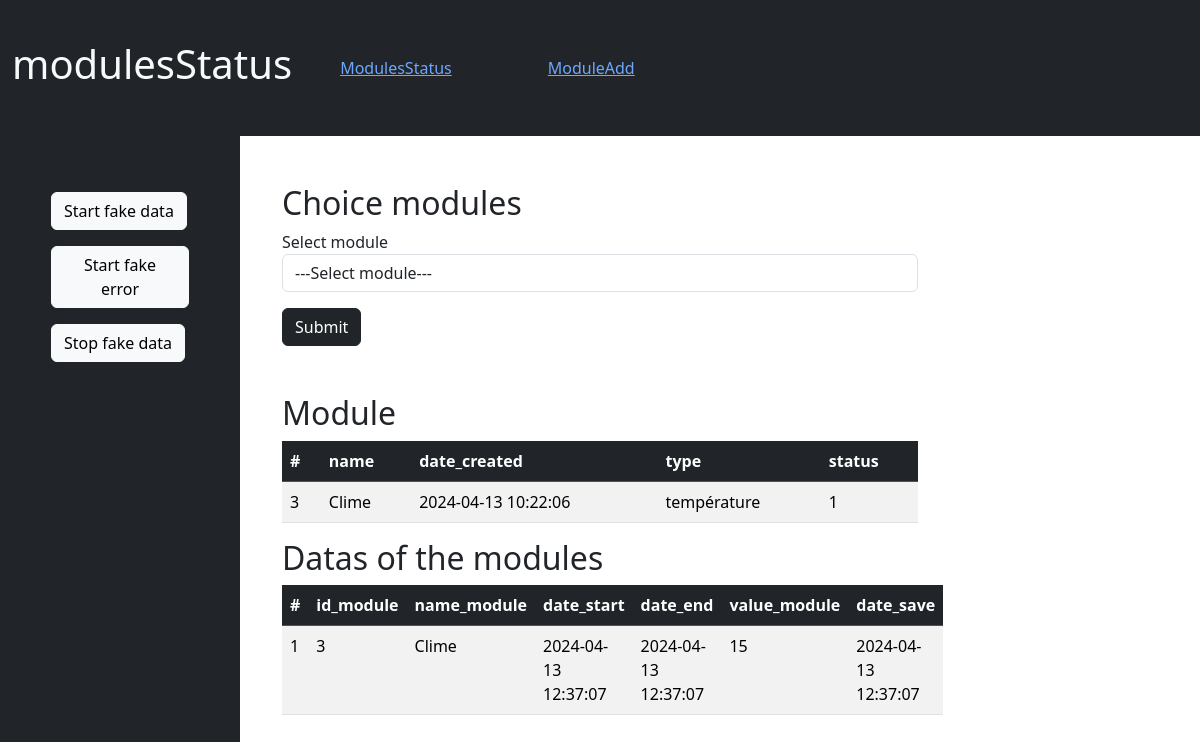
The app's page /index.php?page=modulesStatus with its own data.
### tables this page shows
CREATE TABLE `modules` (
  `id` int(11) NOT NULL,
  `name` varchar(255) NOT NULL,
  `date_created` datetime NOT NULL DEFAULT current_timestamp(),
  `type` varchar(255) NOT NULL,
  `status` tinyint(1) NOT NULL DEFAULT 1
);

CREATE TABLE `datas` (
  `id_datas` int(11) NOT NULL,
  `id_modules` int(11) NOT NULL,
  `date_start` datetime NOT NULL,
  `date_end` datetime NOT NULL,
  `value_modules` text NOT NULL,
  `date_save_value` datetime NOT NULL
);

### controller/Db.php (called while the page is built, shortened)
<?php
class Db
{
    private $pdo;
    public function __construct()
    {
        try {
            return $this->pdo = new PDO('mysql:host=localhost;dbname=moduleapp;charset=utf8', 'root', '');
        }catch (PDOException $e){
            die($e);
        }
    }
    protected function selectModules()
    {
        try {
            $query = "SELECT * FROM modules";
            $statement = $this->pdo->query($query);
            return $statement->fetchAll(PDO::FETCH_ASSOC);
        } catch (PDOException $e) {
            die("Erreur : " . $e->getMessage());
        }
    }
    protected function selectDatas()
    {
        try {
            $query = "SELECT datas.*, modules.name FROM datas JOIN modules ON datas.id_modules = modules.id";
            $statement = $this->pdo->query($query);
            return $statement->fetchAll(PDO::FETCH_ASSOC);
        } catch (PDOException $e) {
            die("Erreur : " . $e->getMessage());
        }
    }
}

### controller/ModulesStatus.php (called while the page is built, shortened)
<?php
include 'Db.php';
class ModulesStatus extends Db {
    public static function getModules(){
        return (new Db)->selectModules();
    }
    public static function getDatas(){
        return (new Db)->selectDatas();
    }
}

### view/modulesStatus.php (the view, shortened to what this page needs)
<?php
include './controller/ModulesStatus.php';
$modules = ModulesStatus::getModules();
$datas = ModulesStatus::getDatas();
?>
<h2>Choice modules</h2>
<form method="post" class="mb-5">
    <div class="form-group">
        <label for="select">Select module</label>
        <select id="select" class="form-control" aria-description="select the module" name="selected_module">
            <option>---Select module---</option>
            <?php
            for ($i = 0; $i < count($modules); $i++){
                var_dump($modules[$i]);
            }
            ?>
        </select>
    </div>
    <button type="submit" class="btn btn-dark mt-3">Submit</button>
</form>
<h2>Module</h2>
<table class="table table-striped">
    <thead class="table-dark">
    <tr>
        <th scope="col">#</th>
        <th scope="col">name</th>
        <th scope="col">date_created</th>
        <th scope="col">type</th>
        <th scope="col">status</th>
    </tr>
    </thead>
    <tbody>
    <?php
    for ($i = 0; $i < count($modules); $i++){
        ?>
        <tr>
            <td><?= $modules[$i]['id'] ?></td>
            <td><?= $modules[$i]['name'] ?></td>
            <td><?= $modules[$i]['date_created'] ?></td>
            <td><?= $modules[$i]['type'] ?></td>
            <td><?= $modules[$i]['status'] ?></td>
        </tr>
        <?php
    }
    ?>
    </tbody>
</table>
<h2>Datas of the modules</h2>
<table class="table table-striped">
    <thead class="table-dark">
    <tr>
        <th scope="col">#</th>
        <th scope="col">id_module</th>
        <th scope="col">name_module</th>
        <th scope="col">date_start</th>
        <th scope="col">date_end</th>
        <th scope="col">value_module</th>
        <th scope="col">date_save</th>
    </tr>
    </thead>
    <tbody>
    <?php
    for ($i = 0; $i < count($datas); $i++){
        ?>
        <tr>
            <td><?= $datas[$i]['id_datas'] ?></td>
            <td><?= $datas[$i]['id_modules'] ?></td>
            <td><?= $datas[$i]['name'] ?></td>
            <td><?= $datas[$i]['date_start'] ?></td>
            <td><?= $datas[$i]['date_end'] ?></td>
            <td><?= $datas[$i]['value_modules'] ?></td>
            <td><?= $datas[$i]['date_save_value'] ?></td>
        </tr>
        <?php
    }
    ?>
    </tbody>
</table>

### index.php (shortened to what this page needs)
<?php
if (isset($_GET['page'])) $getPage = $_GET['page'];
if(isset($getPage)){
    switch ($getPage){
        case 'modulesStatus':
            $page = 'modulesStatus';
            break;
    }
}
$nameView = Rooter::route($page);
?>
<!doctype html>
<html lang="fr">
<head>
    <link href="https://cdn.jsdelivr.net/npm/bootstrap@5.3.3/dist/css/bootstrap.min.css" rel="stylesheet">
    <link rel="stylesheet" href="assets/css/style.css">
</head>
<header>
    <nav class="navbar navbar-expand-lg bg-dark text-light" data-bs-theme="dark">
        <div class="container-fluid">
            <h1><?= $page ?></h1>
            <div class="collapse navbar-collapse" id="navbarColor01">
                <ul class="navbar-nav me-auto">
                    <li class="nav-item m-5">
                        <a href="index.php?page=modulesStatus">ModulesStatus</a>
                    </li>
                    <li class="nav-item m-5">
                        <a href="index.php?page=moduleAdd">ModuleAdd</a>
                    </li>
                </ul>
            </div>
        </div>
    </nav>
</header>
<body>
<main class="container mt-5">
    <?php include $nameView ?>
</main>
<?php include 'view/error.php' ?>
</body>
</html>

### view/error.php (shortened to what this page needs)
<div class="dashboard bg-dark container d-flex flex-column justify-content-center pt-5">
    <div class="row h-25 mt-5 pt-5">
        <div class="row mx-auto">
            <div class="col-9 mx-auto mt-5">
                <button class="btn btn-light" id="btnStartFixtures">Start fake data</button>
            </div>
        </div>
        <div class="row mt-3 mx-auto">
            <div class="col-9 mx-auto">
                <button class="btn btn-light" id="btnErrorFixtures">Start fake error</button>
            </div>
        </div>
        <div class="row mt-3 mx-auto">
            <div class="col-9 mx-auto">
                <button class="btn btn-light" id="btnEndFixtures">Stop fake data</button>
            </div>
        </div>
    </div>
    <div class="h-75 pt-5 mt-5 row contentError">
    </div>
</div>

### assets/css/style.css (style rules this page uses)
nav { z-index: 1; }
main { width: 55% !important; }
.dashboard { position: fixed; height: 100%; width: 20%; display: flex; flex-direction: column; top: 0; }
.contentError { z-index: -1; }

### records on screen
modules: id "3", name "Clime", date_created "2024-04-13 10:22:06", type "température", status "1"
datas: id_datas "1", id_modules "3", id_modules.name "Clime", date_start "2024-04-13 12:37:07", date_end "2024-04-13 12:37:07", value_modules "15", date_save_value "2024-04-13 12:37:07"

### other values on screen
$page "modulesStatus"
